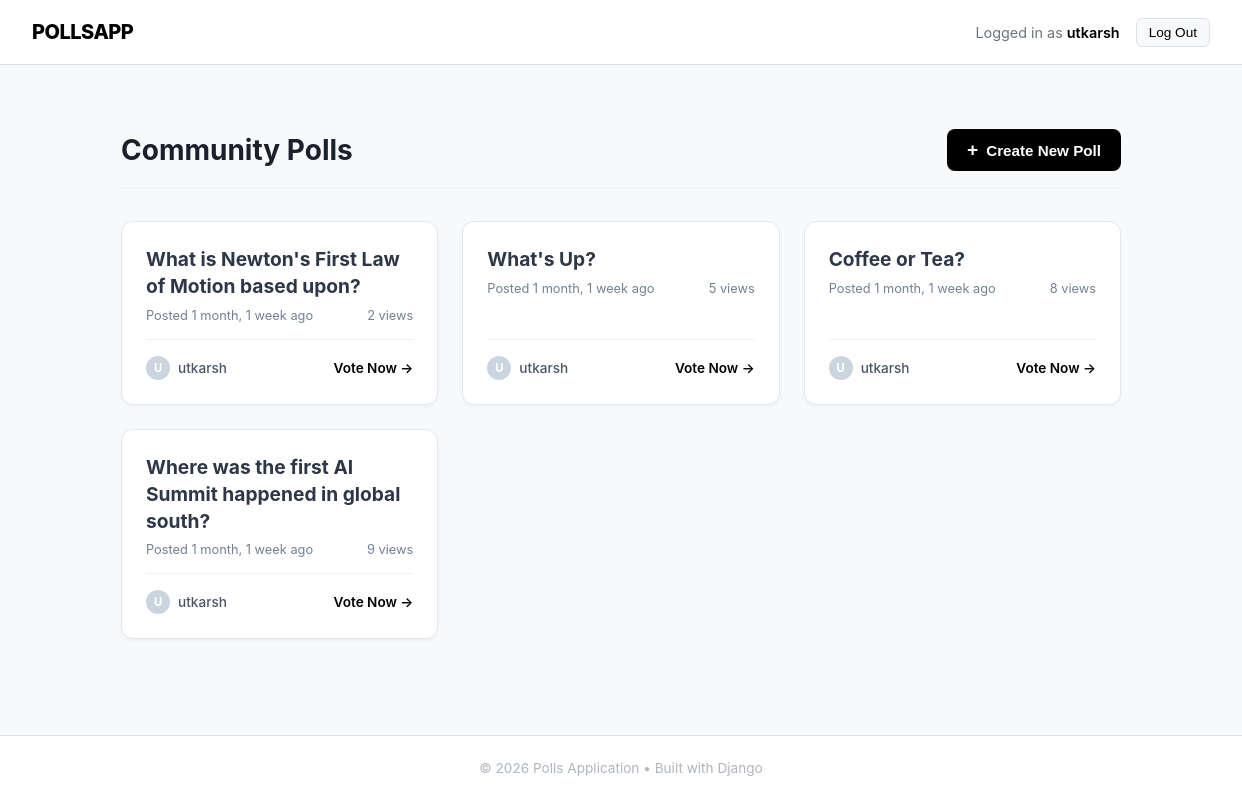
Before: /polls/ (signed in) with the older database file.
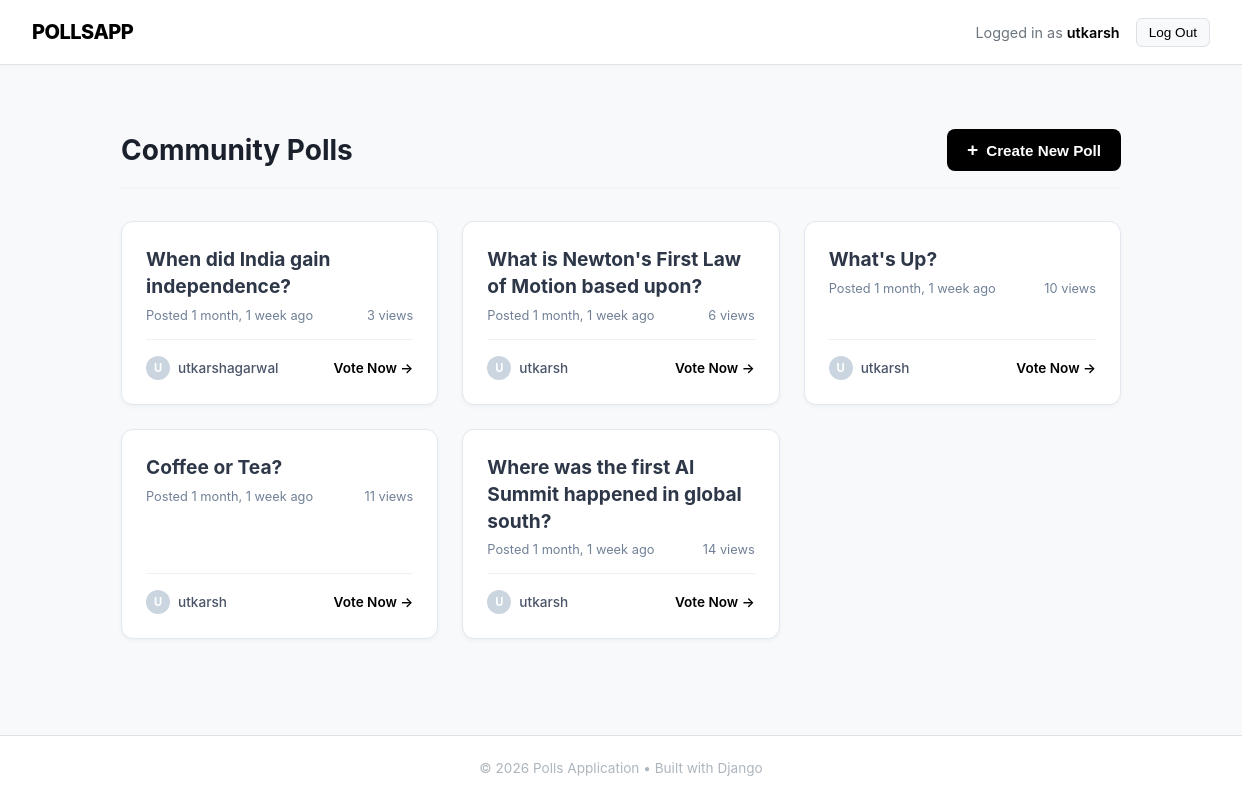
After: the same page with the newer database file.
### polls/models.py (models this page shows, shortened)
class Question(models.Model):
    question_text = models.CharField(max_length=200)
    pub_date = models.DateTimeField("date published")
    views=models.IntegerField(default=0)
    user = models.ForeignKey(
        User,
        on_delete=models.CASCADE,
        null=False
    )

### polls/views.py (the view)
# urls.py: path("", login_required(views.IndexView.as_view()), name="index"),
@method_decorator(never_cache, name='dispatch')
class IndexView(generic.ListView):
    template_name = "polls/index.html"
    context_object_name = "latest_question_list"
    def get_queryset(self):
        return Question.objects.order_by("-pub_date")[:5]

### polls/templates/polls/index.html (shortened to what this page needs)
{% extends "polls/base.html" %}
{% block content %}
<div style="max-width: 1000px; margin: 2rem auto; padding: 0 1rem; font-family: -apple-system, BlinkMacSystemFont, 'Segoe UI', Roboto, sans-serif;">
    <div style="display: flex; align-items: center; justify-content: space-between; margin-bottom: 2rem; border-bottom: 2px solid #f1f3f4; padding-bottom: 1rem;">
        <h1 style="font-size: 1.75rem; color: #1a202c; margin: 0;">Community Polls</h1>
        <form action="{% url 'polls:create_poll' %}">
            <button style="background-color: black; color: white; border: none; padding: 10px 20px; border-radius: 8px; font-weight: 600; cursor: pointer; display: flex; align-items: center; gap: 8px; font-size: 0.95rem; transition: opacity 0.2s;">
                <span style="font-size: 1.2rem;">+</span> Create New Poll
            </button>
        </form>
    </div>
    {% if latest_question_list %}
        <div style="display: grid; grid-template-columns: repeat(auto-fill, minmax(300px, 1fr)); gap: 1.5rem;">
            {% for question in latest_question_list %}
            <div style="background-color: #ffffff; border: 1px solid #e2e8f0; border-radius: 12px; padding: 1.5rem; box-shadow: 0 2px 4px rgba(0,0,0,0.04); display: flex; flex-direction: column; position: relative;">
                <div style="margin-bottom: 1rem;">
                    <h3 style="margin: 0 0 0.5rem 0; font-size: 1.2rem; line-height: 1.4;">
                        <a href="{% url 'polls:detail' question.id %}" style="text-decoration: none; color: #2d3748; transition: color 0.2s;">
                            {{ question.question_text }}
                        </a>
                    </h3>
                    <div style="display: flex; justify-content: space-between;">
                    <p style="font-size: 0.8rem; color: #718096; margin: 0;">
                        Posted {{ question.pub_date|timesince }} ago
                    </p>
                    <span style="color: #718096; font-size: 0.8rem; color: #718096;">{{ question.views}} views</span>
                    </div>
                </div>
                <div style="margin-top: auto; padding-top: 1rem; border-top: 1px solid #edf2f7; display: flex; align-items: center; justify-content: space-between;">
                    <div style="display: flex; align-items: center; gap: 8px;">
                        <div style="width: 24px; height: 24px; background-color: #cbd5e0; border-radius: 50%; display: flex; align-items: center; justify-content: center; font-size: 0.7rem; color: white; font-weight: bold;">
                            {{ question.user.username|slice:":1"|upper }}
                        </div>
                        <span style="font-size: 0.85rem; color: #4a5568; font-weight: 500;">{{ question.user.username }}</span>
                    </div>
                    <a href="{% url 'polls:detail' question.id %}" style="text-decoration: none; font-size: 0.85rem; color: black; font-weight: 600;">
                        Vote Now →
                    </a>
                </div>
            </div>
            {% endfor %}
        </div>
    {% endif %}
</div>
{% endblock %}

Changed rows visible on the page:
added Question: question_text "When did India gain independence?", pub_date "1 month, 1 week", views "3", user.username "U", user.username "utkarshagarwal"
changed Question "What is Newton's First Law of Motion based upon?": views "2" → "6"
changed Question "What's Up?": views "5" → "10"
changed Question "Coffee or Tea?": views "8" → "11"
changed Question "Where was the first AI Summit happened in global south?": views "9" → "14"
